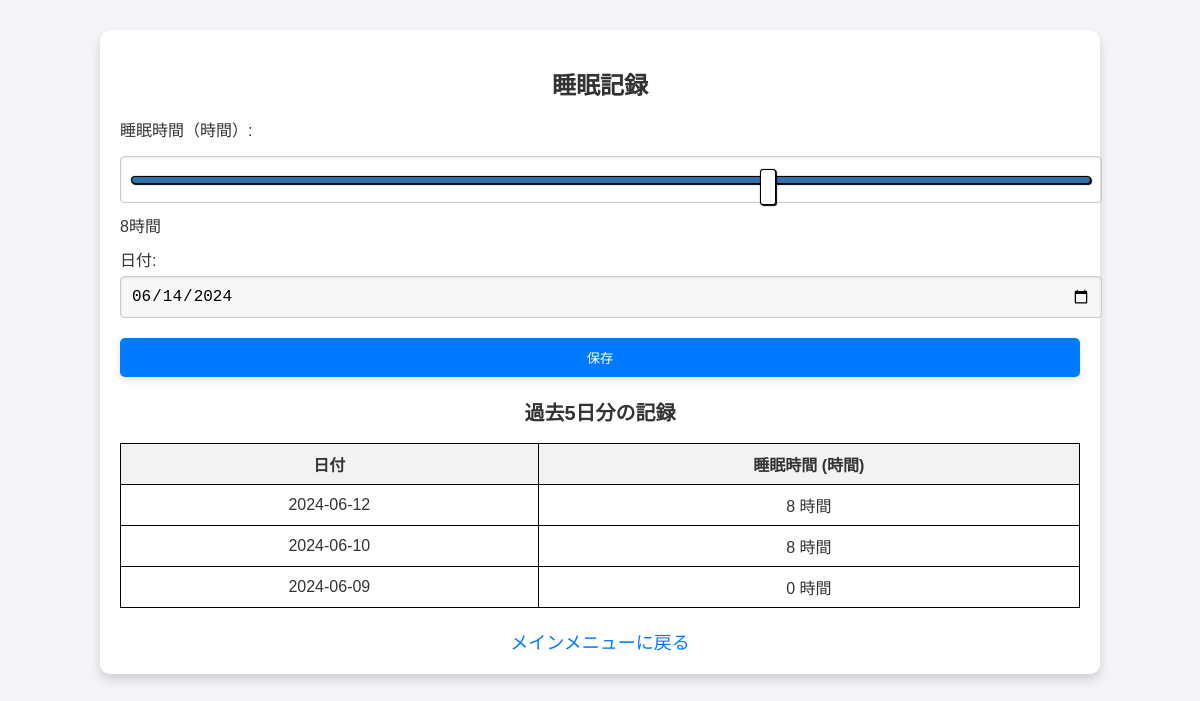
Screenshot of /accounts/sleep_record/ (signed in) with the database file from the repository.
### myapp/models.py (models this page shows, shortened)
class SleepRecord(models.Model):
    user = models.ForeignKey(CustomUser, on_delete=models.CASCADE, verbose_name=_('ユーザー'))
    date = models.DateField(_('日付'))
    duration = models.IntegerField(_('睡眠時間（分）'))
    quality = models.CharField(_('睡眠の質'), max_length=100, blank=True, null=True)
    class Meta:
        unique_together = ('user', 'date')

### myapp/views.py (the view)
# urls.py: path('sleep_record/', views.sleep_record, name='sleep_record'),
@login_required
def sleep_record(request):
    today = date.today()
    five_days_ago = today - timedelta(days=5)
    if request.method == 'POST':
        form = SleepRecordForm(request.POST)
        if form.is_valid():
            record = form.save(commit=False)
            record.user = request.user
            record.date = today
            record.save()
            return redirect('myapp:sleep_record')
    else:
        form = SleepRecordForm(initial={'date': today})
    sleep_records = SleepRecord.objects.filter(
        user=request.user,
        date__gte=five_days_ago
    ).order_by('-date')
    return render(request, 'sleep_record.html', {
        'form': form,
        'sleep_records': sleep_records,
        'today': today
    })

### myapp/forms.py
class SleepRecordForm(forms.ModelForm):
    class Meta:
        model = SleepRecord
        fields = ['date', 'duration', 'quality']
        labels = {
            'date': '日付',
            'duration': '時間',
            'quality': '睡眠の質'
        }

### myapp/authentication.py (called while the page is built)
    def get_user(self, user_id):
        UserModel = get_user_model()
        try:
            return UserModel.objects.get(pk=user_id)
        except UserModel.DoesNotExist:
            return None

### myapp/templates/sleep_record.html (shortened to what this page needs)
<!DOCTYPE html>
<html lang="ja">
<head>
    {% load static %}
    <link rel="stylesheet" href="{% static 'css/styles.css' %}">
</head>
<body class="body-background sleep-record">
    <div class="container">
        <h1 class="title">睡眠記録</h1>
        <form method="post" action="{% url 'myapp:submit_sleep_record' %}" class="form-group">
            <label for="duration" class="form-label">睡眠時間（時間）:</label>
            <input type="range" id="duration" name="duration" min="0" max="12" value="8" class="input-range">
            <span id="durationDisplay" class="duration-display">8時間</span>
            <div class="form-group">
                <label for="record_date">日付:</label>
                <input type="date" id="record_date" name="date" required value="{{ today|date:'Y-m-d' }}">
            </div>
            <button type="submit" class="button">保存</button>
        </form>
        <h2>過去5日分の記録</h2>
        <table>
            <thead>
                <tr>
                    <th>日付</th>
                    <th>睡眠時間 (時間)</th>
                </tr>
            </thead>
            <tbody>
                {% for record in sleep_records %}
                <tr>
                    <td>{{ record.date|date:"Y-m-d" }}</td>
                    <td>{{ record.duration }} 時間</td>
                </tr>
                {% empty %}
                <tr>
                    <td colspan="2">記録がありません。</td>
                </tr>
                {% endfor %}
            </tbody>
        </table>
        <div class="text-center">
            <a href="{% url 'myapp:main_menu' %}" class="back-link">メインメニューに戻る</a>
        </div>
    </div>
</body>
</html>

### static/css/styles.css (style rules this page uses)
body, html { font-family: 'Arial', sans-serif; background-color: #f4f4f9; color: #333; margin: 0; padding: 0; font-size: 16px; }
h1, h2 { color: #333; text-align: center; font-weight: bold; }
h1 { font-size: 24px; }
h2 { font-size: 20px; }
.container, .login-container, .menu-container { width: 100%; max-width: 960px; margin: 30px auto; padding: 20px; background-color: #ffffff; box-shadow: 0 6px 12px rgba(0, 0, 0, 0.15); border-radius: 10px; }
a, .menu-list a { color: #5c67f2; text-decoration: none; font-size: 18px; display: block; }
.form-group { margin-bottom: 20px; }
label { display: block; margin-bottom: 5px; }
input[type="text"], input[type="password"], input[type="number"], input[type="date"], input[type="range"] { width: 100%; padding: 10px; border: 1px solid #ccc; border-radius: 4px; box-shadow: inset 0 1px 3px rgba(0, 0, 0, 0.1); }
.button, .btn { width: 100%; padding: 10px 20px; background-color: #007BFF; color: white; border: none; border-radius: 5px; cursor: pointer; box-shadow: 0 4px 6px rgba(0, 0, 0, 0.1); }
input[type="range"] { width: 100%; height: 25px; background-color: #ddd; outline: none; -webkit-appearance: none; margin: 10px 0; transition: background-color 0.3s ease; }
input[type="date"] { padding: 10px; border-radius: 5px; border: 1px solid #ccc; background-color: #f8f8f8; }
input[type="range"] { -webkit-appearance: none; width: 100%; background: transparent; }
input[type="date"] { border: 2px solid #ccc; font-size: 16px; padding: 10px; border-radius: 5px; background-color: #f8f8f8; }
.sleep-record .form-group { margin-bottom: 20px; }
.sleep-record label { display: block; margin-bottom: 5px; }
.sleep-record input[type="range"], .sleep-record input[type="date"] { width: 100%; padding: 10px; border: 1px solid #ccc; border-radius: 4px; box-shadow: inset 0 1px 3px rgba(0, 0, 0, 0.1); }
.sleep-record .button { width: 100%; padding: 10px 20px; background-color: #007BFF; color: white; border: none; border-radius: 5px; cursor: pointer; box-shadow: 0 4px 6px rgba(0, 0, 0, 0.1); }
.sleep-record .back-link { display: block; margin-top: 20px; text-align: center; color: #007BFF; text-decoration: none; }
input[type="range"] { width: 100%; height: 25px; background: transparent; -webkit-appearance: none; margin: 10px 0; transition: background-color 0.3s ease; }

### myapp/templates/sleep_record.html (style rules this page uses)
table { width: 100%; border-collapse: collapse; }
th, td { border: 1px solid black; padding: 8px; text-align: center; }
th { background-color: #f2f2f2; }

### rows the page displays
SleepRecord: date "2024-06-12", duration "8"
SleepRecord: date "2024-06-10", duration "8"
SleepRecord: date "2024-06-09", duration "0"
